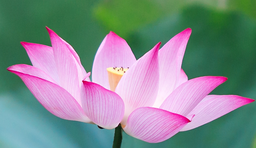
#> input picture 第六次作业/54_2200170298_白佳青/hehua.png, 256 x 148 px, shrunk from 999 x 577 before the run
$ python FCM.py
#> lines starting #> are read from the running program, lines starting #| are printed output that depends on the picture
import numpy as np
import cv2
import matplotlib.pyplot as plt
from scipy.spatial.distance import cdist

def FCM(X, c, m, eps, max_its):
    num_samples = X.shape[0]
    u = np.random.random((num_samples, c))
    u = np.divide(u, np.sum(u, axis=1)[:, np.newaxis])
    it = 0

    while it < max_its:
        it += 1
        um = u ** m
        centers = np.divide(np.dot(um.T, X), np.sum(um.T, axis=1)[:, np.newaxis])
        distance = cdist(X, centers, metric='euclidean') ** 2

        new_u = np.zeros_like(u)
        for i in range(num_samples):
            for j in range(c):
                new_u[i, j] = 1.0 / np.sum((distance[i, j] / distance[i]) ** (2 / (m - 1)))

        if np.linalg.norm(new_u - u) < eps:
            break

        u = new_u

    labels = np.argmax(u, axis=1)
    return labels, u, centers

def segment_image(image_path, c, m, eps, max_its, resize_factor=0.5):
    # 使用OpenCV读取图像并转换为灰度图像
#> called with image_path = 'hehua.png', c = 3, m = 2, eps = 1e-05, max_its = 100, resize_factor = 0.5
    img = cv2.imread(image_path, cv2.IMREAD_GRAYSCALE)
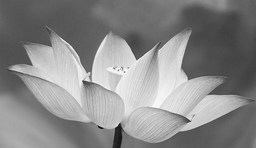
#> img: shape (148, 256); min 2, max 255, mean 136.5
    original_size = img.shape
#> original_size = (148, 256)

    # 缩小图像
    resized_img = cv2.resize(img, (0, 0), fx=resize_factor, fy=resize_factor)
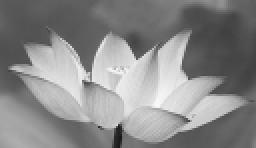
#> resized_img: shape (74, 128) (shown 2 times larger); min 24, max 248, mean 136.7
    rows, cols = resized_img.shape
#> rows = 74; cols = 128

    # 将图像像素数据展平并标准化
    X = resized_img.reshape(-1, 1)
#> X = 9472 values, max 248 at index 6606, min 24 at index 8764, mean 136.7
    X = X / 255.0  # 标准化
#> X = 9472 values, max 0.973 at index 6606, min 0.0941 at index 8764, mean 0.536

    # 使用FCM算法对图像进行聚类
    labels, u, centers = FCM(X, c, m, eps, max_its)
#> the loop in FCM, `while it < max_its:` made 55 passes
#> centers on passes 1 to 12: [0.536, 0.533, 0.538], [0.536, 0.517, 0.555], [0.542, 0.44, 0.65], [0.553, 0.37, 0.75], [0.559, 0.355, 0.786], [0.569, 0.353, 0.796], [0.58, 0.354, 0.8], [0.59, 0.355, 0.802], [0.598, 0.357, 0.804], [0.604, 0.358, 0.806], [0.609, 0.359, 0.808], [0.613, 0.36, 0.809]
#> after the loop in FCM, `while it < max_its:`: it = 55
#> labels = 9472 values, max 2 at index 2357, min 0 at index 79, mean 1.09; centers = [0.624, 0.361, 0.813]

    # 将聚类结果映射回图像格式
    segmented_img = labels.reshape(rows, cols)
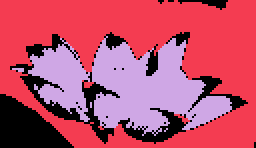
#> segmented_img: shape (74, 128) int64 (shown 2 times larger); 3 distinct labels, from 0 to 2; one colour per label, 0 black

    # 恢复原始尺寸
    segmented_img = cv2.resize(segmented_img, (original_size[1], original_size[0]), interpolation=cv2.INTER_NEAREST)
#> segmented_img: shape (148, 256) int32; 3 distinct labels, from 0 to 2

    # 显示原始图像和分割后的图像
    plt.figure(figsize=(10, 5))

    plt.subplot(1, 2, 1)
    plt.title('Original Image')
    plt.imshow(img, cmap='gray')
    plt.axis('off')

    plt.subplot(1, 2, 2)
    plt.title('Segmented Image')
    plt.imshow(segmented_img, cmap='gray')
    plt.axis('off')

    plt.show()
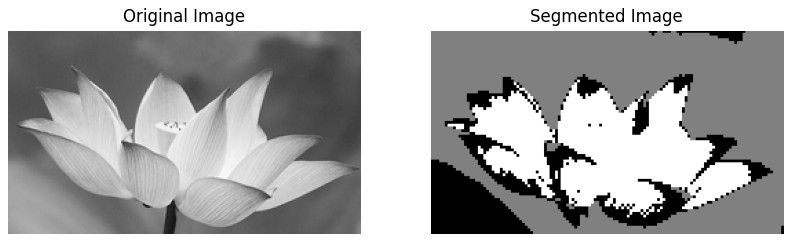
#> figure drawn by matplotlib, 2 panels

# 示例用法
image_path = 'hehua.png'
c = 3  # 聚类数量
m = 2.0  # 模糊参数
eps = 1e-5  # 收敛阈值
max_its = 100  # 最大迭代次数

segment_image(image_path, c, m, eps, max_its, resize_factor=0.5)
